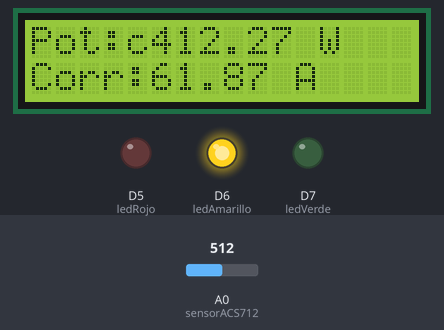
Bench run of a sketch on a simulated Arduino Uno R4 WiFi. On the bench: 16×2 character LCD, output pins drawn as LEDs (lit = HIGH). The test bench sets the inputs (shaded band); at power-on: A0 (sensorACS712) = 512. WiFi joins after 1.5 s; servers stay silent unless stated; what the sketch prints to the serial monitor is not drawn.

Above: at 4.8 s.
4.9 s: A0 (sensorACS712) set to 489
At 5.9 s:
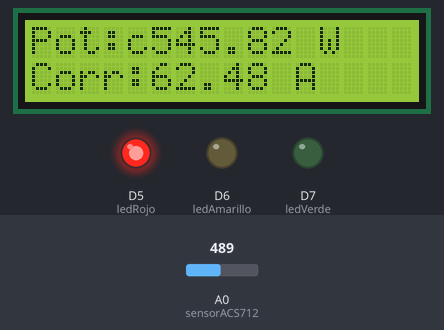
6.4 s: A0 (sensorACS712) set to 510
At 7.4 s:
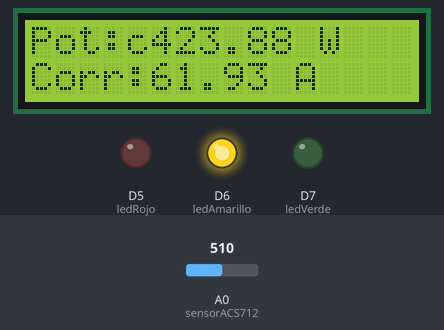
8.0 s: A0 (sensorACS712) set to 490
At 8.8 s:
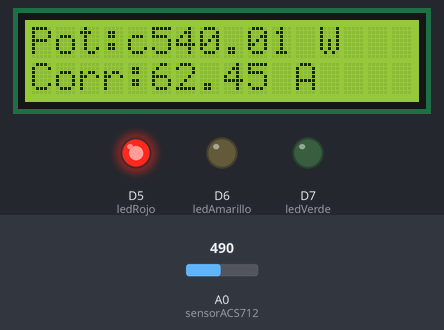
Timing chart, 0 to 11.0 s (numbered marks = the images above; inputs shaded):
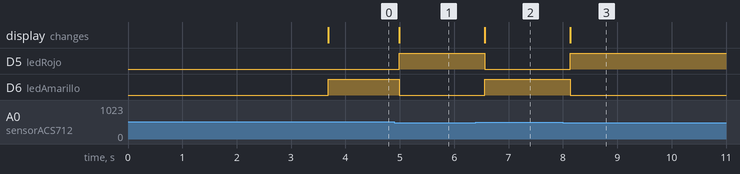

The sketch:

ProgramaPrincipal.ino
```cpp
#include <WiFiS3.h>
#include <Wire.h>
#include <LiquidCrystal_I2C.h>
#include <WiFiServer.h>
WiFiServer servidor(80);  // Puerto HTTP

// ====== Wi-Fi ======
char ssid[] = "A15 de Percy";      // Cambia esto
char pass[] = "percyto12*";  // Cambia esto

// LCD
LiquidCrystal_I2C lcd(0x27, 16, 2);

// Sensor y LEDs
const int sensorACS712 = A0;
const int ledVerde = 7;
const int ledAmarillo = 6;
const int ledRojo = 5;

const float V_RMS = 220.0;
const float sensibilidad = 0.185;  // para ACS712 5A
const int voltajeCero = 583;

void setup() {
  servidor.begin();  // Iniciar servidor

  Serial.begin(9600);
  lcd.init();
  lcd.backlight();

  lcd.setCursor(0, 0);
  lcd.print("Conectando WiFi");
  lcd.setCursor(0, 1);
  lcd.print("Espere...");

  WiFi.begin(ssid, pass);
  Serial.print("Intentando conectar a ");
  Serial.println(ssid);

  int intentos = 0;
  while (WiFi.status() != WL_CONNECTED && intentos < 20) {
    delay(1000);
    Serial.print(".");
    lcd.setCursor(intentos % 16, 1);
    lcd.print(".");
    intentos++;
  }

  delay(2000);

  lcd.clear();
  IPAddress ip = WiFi.localIP();
  if (WiFi.status() == WL_CONNECTED && ip != IPAddress(0, 0, 0, 0)) {
    Serial.println("\n✅ Conectado a WiFi");
    Serial.print("📡 IP: ");
    Serial.println(ip);
    lcd.setCursor(0, 0);
    lcd.print("Conectado WiFi");
    lcd.setCursor(0, 1);
    lcd.print(ip);
  } else {
    Serial.println("\n❌ Conectado sin IP");
    lcd.setCursor(0, 0);
    lcd.print("Error DHCP");
    lcd.setCursor(0, 1);
    lcd.print("IP no asignada");
  }

  pinMode(ledVerde, OUTPUT);
  pinMode(ledAmarillo, OUTPUT);
  pinMode(ledRojo, OUTPUT);
}

void loop() {
  // Medición
  const int muestras = 200;
  long suma = 0;
  for (int i = 0; i < muestras; i++) {
    suma += analogRead(sensorACS712);
    delayMicroseconds(50);
  }

  int promedio = suma / muestras;
  float voltaje = promedio * 5.0 / 1024.0;
  float voltajeReferencia = voltajeCero * 5.0 / 1024.0;
  float corriente = (voltaje - voltajeReferencia) / sensibilidad;
  float corrienteRMS = abs(corriente);
  if (corrienteRMS < 0.05) corrienteRMS = 0.0;
  float potencia = V_RMS * corrienteRMS;
  if (potencia < 5.0) potencia = 0.0;

  // LCD
  lcd.setCursor(0, 0);
  lcd.print("Pot:");
  lcd.setCursor(5, 0);
  lcd.print(potencia, 2);
  lcd.print(" W   ");
  lcd.setCursor(0, 1);
  lcd.print("Corr:");
  lcd.setCursor(6, 1);
  lcd.print(corrienteRMS, 2);
  lcd.print(" A   ");

  // LEDs
  if (potencia < 45) {
    digitalWrite(ledVerde, HIGH);
    digitalWrite(ledAmarillo, LOW);
    digitalWrite(ledRojo, LOW);
  } else if (potencia >= 55 && potencia < 500) {
    digitalWrite(ledVerde, LOW);
    digitalWrite(ledAmarillo, HIGH);
    digitalWrite(ledRojo, LOW);
  } else {
    digitalWrite(ledVerde, LOW);
    digitalWrite(ledAmarillo, LOW);
    digitalWrite(ledRojo, HIGH);
  }

  // 📡 Servir datos por WiFi
  WiFiClient cliente = servidor.available();
  if (cliente) {
    String request = cliente.readStringUntil('\r');
    cliente.flush();

    if (request.indexOf("GET /datos") != -1) {
      cliente.println("HTTP/1.1 200 OK");
      cliente.println("Content-Type: text/plain");
      cliente.println("Access-Control-Allow-Origin: *");
      cliente.println("Connection: close");
      cliente.println();
      cliente.print(corrienteRMS, 2);
      cliente.print(",");
      cliente.print(potencia, 2);
    }

    cliente.stop();
  }

  delay(200);
}
```

Measured:
- the behaviour switches between 497 and 496 on A0 (sensorACS712) (found by bisection; images 0 and 1)
- after the input at 4.9 s, D5 (ledRojo): LOW → HIGH after 0.09 s; D6 (ledAmarillo): HIGH → LOW after 0.09 s; the display: changes after 0.09 s (image 1)
- after the input at 6.4 s, D5 (ledRojo): HIGH → LOW after 0.17 s; D6 (ledAmarillo): LOW → HIGH after 0.17 s; the display: changes after 0.17 s (image 2)
- after the input at 8.0 s, D5 (ledRojo): LOW → HIGH after 0.14 s; D6 (ledAmarillo): HIGH → LOW after 0.14 s; the display: changes after 0.14 s (image 3)
